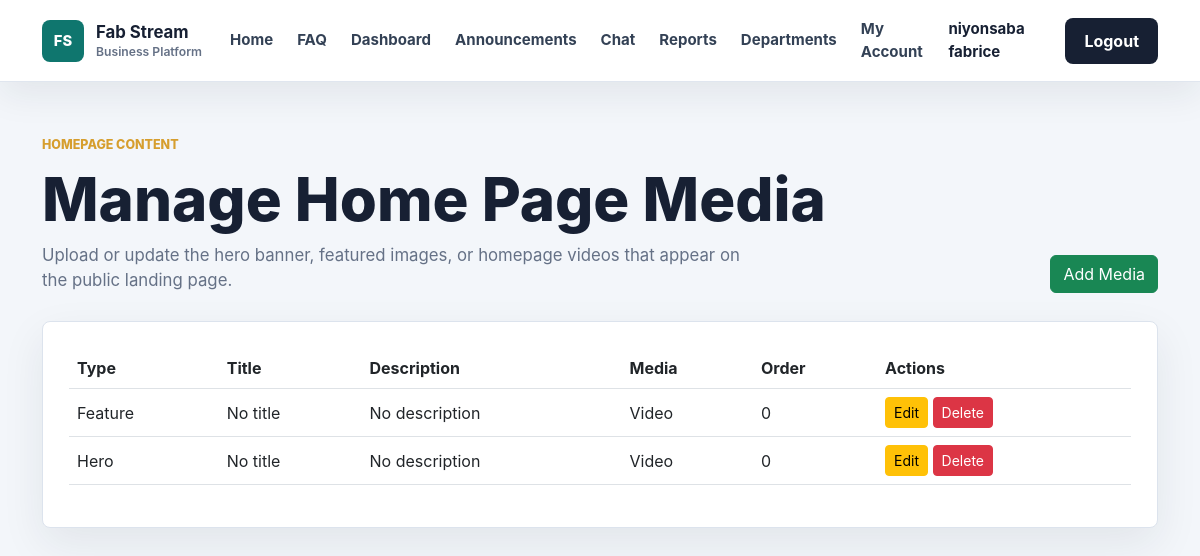
Page /admin/home-media (signed in) on the committed database.
### app/models.py (models this page shows, shortened)
class User(db.Model, UserMixin):
    id = db.Column(db.Integer, primary_key=True)
    username = db.Column(db.String(100), unique=True, nullable=False)
    email = db.Column(db.String(120), unique=True, nullable=False)
    password = db.Column(db.String(200), nullable=False)
    role = db.Column(db.String(20), default='employee')
    full_name = db.Column(db.String(120), nullable=True)
    employee_number = db.Column(db.String(40), unique=True, nullable=True)
    phone = db.Column(db.String(40), nullable=True)
    department = db.Column(db.String(80), nullable=True)
    position = db.Column(db.String(100), nullable=True)
    hire_date = db.Column(db.String(20), nullable=True)

class HomepageMedia(db.Model):
    id = db.Column(db.Integer, primary_key=True)
    asset_type = db.Column(db.String(50), nullable=False, default='feature')
    title = db.Column(db.String(150), nullable=True)
    description = db.Column(db.Text, nullable=True)
    media_type = db.Column(db.String(20), nullable=False, default='image')
    original_filename = db.Column(db.String(255), nullable=False)
    stored_filename = db.Column(db.String(255), nullable=False)
    order = db.Column(db.Integer, default=0)
    created_at = db.Column(db.DateTime, default=datetime.utcnow)

### app/routes.py (the view)
@routes.route('/admin/home-media')
@login_required
def home_media():
    require_admin()
    assets = HomepageMedia.query.order_by(HomepageMedia.asset_type.asc(), HomepageMedia.order.asc()).all()
    return render_template('home_media_list.html', assets=assets)

### app/__init__.py (called while the page is built)
def create_app():
    app = Flask(__name__)
    app.config.from_object(Config)
    app.config['UPLOAD_FOLDER'] = os.path.join(app.instance_path, app.config['UPLOAD_FOLDER'])
    os.makedirs(app.config['UPLOAD_FOLDER'], exist_ok=True)
    db.init_app(app)
    bcrypt.init_app(app)
    login_manager.init_app(app)
    socketio.init_app(app)
    migrate.init_app(app, db, render_as_batch=True)
    from app.models import User
    @login_manager.user_loader
    def load_user(user_id):
        return User.query.get(int(user_id))
    from app.routes import routes
    app.register_blueprint(routes)
    return app

### app/routes.py (called while the page is built)
def is_admin(user=None):
    user = user or current_user
    return user.is_authenticated and user.role in ADMIN_ROLES

def require_admin():
    if not is_admin():
        abort(403)

### app/templates/home_media_list.html (shortened to what this page needs)
{% extends 'base.html' %}
{% block content %}
<section class="app-page">
    <div class="container">
        <div class="app-header">
            <div>
                <p class="section-kicker">Homepage content</p>
                <h1>Manage Home Page Media</h1>
                <p>Upload or update the hero banner, featured images, or homepage videos that appear on the public landing page.</p>
            </div>
            <a href="{{ url_for('routes.create_home_media') }}" class="btn btn-success">Add Media</a>
        </div>
        <div class="work-panel">
            {% if assets %}
                <div class="table-responsive">
                    <table class="table table-hover align-middle">
                        <thead>
                            <tr>
                                <th>Type</th>
                                <th>Title</th>
                                <th>Description</th>
                                <th>Media</th>
                                <th>Order</th>
                                <th>Actions</th>
                            </tr>
                        </thead>
                        <tbody>
                            {% for asset in assets %}
                                <tr>
                                    <td>{{ asset.asset_type.title() }}</td>
                                    <td>{{ asset.title or 'No title' }}</td>
                                    <td>{{ asset.description or 'No description' }}</td>
                                    <td>{{ asset.media_type.title() }}</td>
                                    <td>{{ asset.order }}</td>
                                    <td>
                                        <a href="{{ url_for('routes.edit_home_media', asset_id=asset.id) }}" class="btn btn-sm btn-warning">Edit</a>
                                        <form method="POST" action="{{ url_for('routes.delete_home_media', asset_id=asset.id) }}" style="display:inline;" onsubmit="return confirm('Delete this homepage media asset?');">
                                            <button type="submit" class="btn btn-sm btn-danger">Delete</button>
                                        </form>
                                    </td>
                                </tr>
                            {% endfor %}
                        </tbody>
                    </table>
                </div>
            {% else %}
                <div class="empty-state">
                    <strong>No homepage media assets configured yet.</strong>
                    <span>Use the button above to upload a hero image, feature media, or video.</span>
                </div>
            {% endif %}
        </div>
    </div>
</section>
{% endblock %}

### app/templates/base.html (shortened to what this page needs)
<!DOCTYPE html>
<html lang="en">
<head>
    <link href="https://cdn.jsdelivr.net/npm/bootstrap@5.3.0/dist/css/bootstrap.min.css" rel="stylesheet">
    <link rel="stylesheet" href="{{ url_for('static', filename='css/style.css') }}">
</head>
<body>
<nav class="navbar navbar-expand-lg site-navbar sticky-top">
    <div class="container">
        <a class="navbar-brand brand-mark" href="{{ url_for('routes.home') }}">
            <span class="brand-icon">FS</span>
            <span>
                <strong>Fab Stream</strong>
                <small>Business Platform</small>
            </span>
        </a>
        <div class="collapse navbar-collapse" id="navbarNav">
            <ul class="navbar-nav ms-auto align-items-lg-center">
                <li class="nav-item">
                    <a class="nav-link" href="{{ url_for('routes.home') }}">Home</a>
                </li>
                <li class="nav-item">
                    <a class="nav-link" href="{{ url_for('routes.home') }}#faq">FAQ</a>
                </li>
                <li class="nav-item">
                    <a class="nav-link" href="{{ url_for('routes.dashboard') }}">Dashboard</a>
                </li>
                <li class="nav-item">
                    <a class="nav-link" href="{{ url_for('routes.manager_dashboard') }}">Announcements</a>
                </li>
                {% if current_user.is_authenticated %}
                    {% if current_user.role in ['admin', 'manager'] %}
                        <li class="nav-item">
                            <a class="nav-link" href="{{ url_for('routes.chat') }}">Chat</a>
                        </li>
                        <li class="nav-item">
                            <a class="nav-link" href="{{ url_for('routes.reports') }}">Reports</a>
                        </li>
                        <li class="nav-item">
                            <a class="nav-link" href="{{ url_for('routes.departments') }}">Departments</a>
                        </li>
                    {% endif %}
                    <li class="nav-item">
                        <a class="nav-link" href="{{ url_for('routes.employee_detail', employee_id=current_user.id) }}">My Account</a>
                    </li>
                    <li class="nav-item">
                        <span class="nav-link nav-user">{{ current_user.username }}</span>
                    </li>
                    <li class="nav-item">
                        <a class="btn nav-cta ms-lg-2" href="{{ url_for('routes.logout') }}">
                            Logout
                        </a>
                    </li>
                {% endif %}
            </ul>
        </div>
    </div>
</nav>
<main>
    {% block content %}{% endblock %}
</main>
</body>
</html>

### app/static/css/style.css (style rules this page uses)
:root { --ink: #172033; --muted: #657186; --line: #dce3ed; --surface: #ffffff; --soft: #f3f6fa; --brand: #0f766e; --brand-dark: #115e59; --accent: #d69e2e; }
* { box-sizing: border-box; }
body { margin: 0; background: var(--soft); color: var(--ink); font-family: Inter, "Segoe UI", Arial, sans-serif; }
a { text-decoration: none; }
.site-navbar { min-height: 76px; border-bottom: 1px solid rgba(220, 227, 237, 0.88); background: rgba(255, 255, 255, 0.96); box-shadow: 0 12px 36px rgba(23, 32, 51, 0.08); backdrop-filter: blur(18px); }
.brand-mark { display: inline-flex; align-items: center; gap: 12px; color: var(--ink); }
.brand-icon { display: inline-grid; width: 42px; height: 42px; place-items: center; border-radius: 8px; background: var(--brand); color: #ffffff; font-size: 0.92rem; font-weight: 800; }
.brand-mark strong, .brand-mark small { display: block; line-height: 1.1; }
.brand-mark strong { font-size: 1.05rem; letter-spacing: 0; }
.brand-mark small { margin-top: 3px; color: var(--muted); font-size: 0.76rem; font-weight: 600; }
.site-navbar .nav-link { margin: 0 4px; border-radius: 8px; color: #334155; font-size: 0.94rem; font-weight: 650; padding: 10px 12px; transition: background 180ms ease, color 180ms ease; }
.nav-user { color: var(--ink) !important; cursor: default; }
.nav-cta { border-radius: 8px; background: var(--ink); color: #ffffff; font-weight: 750; padding: 10px 18px; }
.hero-kicker, .section-kicker { margin-bottom: 14px; color: var(--accent); font-size: 0.78rem; font-weight: 800; letter-spacing: 0; text-transform: uppercase; }
.app-page { padding: 54px 0 88px; }
.app-header { display: flex; align-items: end; justify-content: space-between; gap: 24px; margin-bottom: 28px; }
.app-header h1 { margin: 0; color: var(--ink); font-size: clamp(2rem, 5vw, 3.8rem); font-weight: 850; line-height: 1; }
.app-header p:not(.section-kicker) { max-width: 720px; margin: 14px 0 0; color: var(--muted); font-size: 1.05rem; }
.stat-card, .work-panel, .department-card, .chat-panel { border: 1px solid var(--line); border-radius: 8px; background: #ffffff; box-shadow: 0 16px 44px rgba(23, 32, 51, 0.08); }
.work-panel, .chat-panel { padding: 26px; }

### rows in the picture
User: username "niyonsaba fabrice"
HomepageMedia: asset_type "Feature", title "No title", description "No description", media_type "Video", order "0"
HomepageMedia: asset_type "Hero", title "No title", description "No description", media_type "Video", order "0"
